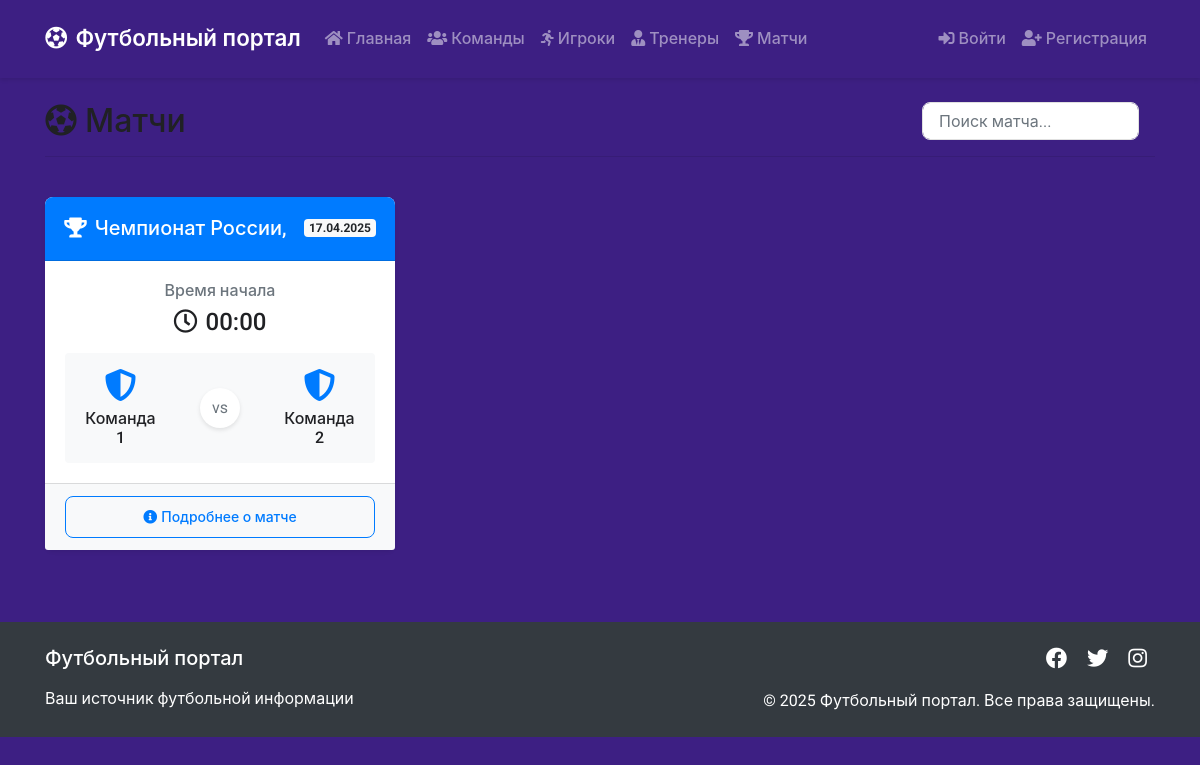
Screenshot of /matches with the database file from the repository.
### app.py (models this page shows, shortened)
class Match(db.Model):
    match_id = db.Column(db.Integer, primary_key=True)
    match_date = db.Column(db.DateTime, nullable=False)
    tournament = db.Column(db.String(100), nullable=False)

### app.py (the view)
@app.route('/matches')
def matches():
    matches = Match.query.all()
    return render_template('matches.html', title='Матчи', matches=matches)

### templates/matches.html (shortened to what this page needs)
{% extends "base.html" %}
{% block content %}
<div class="row mb-4">
    <div class="col-12">
        <div class="d-flex justify-content-between align-items-center">
            <h2 class="mb-0">
                <i class="fas fa-futbol mr-2"></i>Матчи
            </h2>
            <div class="d-flex align-items-center">
                <div class="search-box mr-3">
                    <input type="text" class="form-control" id="matchSearch" placeholder="Поиск матча...">
                </div>
            </div>
        </div>
        <hr class="mt-3">
    </div>
</div>
{% if matches %}
    <div class="row" id="matchesContainer">
        {% for match in matches %}
            <div class="col-md-6 col-lg-4 mb-4 match-card">
                <div class="card h-100 shadow-sm">
                    <div class="card-header bg-primary text-white">
                        <div class="d-flex justify-content-between align-items-center">
                            <h5 class="mb-0">
                                <i class="fas fa-trophy mr-2"></i>{{ match.tournament }}
                            </h5>
                            <span class="badge badge-light">
                                {{ match.match_date.strftime('%d.%m.%Y') }}
                            </span>
                        </div>
                    </div>
                    <div class="card-body">
                        <div class="text-center mb-3">
                            <h6 class="text-muted mb-2">Время начала</h6>
                            <h4 class="mb-0">
                                <i class="far fa-clock mr-2"></i>{{ match.match_date.strftime('%H:%M') }}
                            </h4>
                        </div>
                        <div class="match-info p-3 bg-light rounded">
                            <div class="row align-items-center text-center">
                                <div class="col">
                                    <i class="fas fa-shield-alt fa-2x text-primary mb-2"></i>
                                    <h6 class="mb-0">Команда 1</h6>
                                </div>
                                <div class="col-auto">
                                    <div class="match-vs">
                                        <span class="text-muted">vs</span>
                                    </div>
                                </div>
                                <div class="col">
                                    <i class="fas fa-shield-alt fa-2x text-primary mb-2"></i>
                                    <h6 class="mb-0">Команда 2</h6>
                                </div>
                            </div>
                        </div>
                    </div>
                    <div class="card-footer bg-light">
                        <button class="btn btn-outline-primary btn-sm btn-block">
                            <i class="fas fa-info-circle mr-1"></i>Подробнее о матче
                        </button>
                    </div>
                </div>
            </div>
        {% endfor %}
    </div>
{% endif %}
{% endblock %}

### static/css/main.css (style rules this page uses)
:root { --primary-color: #1a73e8; --secondary-color: #34a853; --background-color: #3d1f83; --text-color: #202124; --border-radius: 8px; --transition-speed: 0.3s; }
body { font-family: 'Roboto', -apple-system, BlinkMacSystemFont, 'Segoe UI', Arial, sans-serif; color: var(--text-color); background-color: var(--background-color); line-height: 1.6; }
.card { border: none; box-shadow: 0 2px 8px rgba(0,0,0,0.1); border-radius: var(--border-radius); transition: transform var(--transition-speed); }
.card-header { border-top-left-radius: var(--border-radius) !important; border-top-right-radius: var(--border-radius) !important; background: var(--primary-color); padding: 1.2rem; }
.form-control { border-radius: var(--border-radius); padding: 0.75rem 1rem; border: 1px solid #e0e0e0; transition: border-color var(--transition-speed), box-shadow var(--transition-speed); }
.btn { padding: 0.6rem 1.5rem; font-weight: 500; border-radius: var(--border-radius); transition: all var(--transition-speed); }

### templates/matches.html (style rules this page uses)
.match-vs { width: 40px; height: 40px; display: flex; align-items: center; justify-content: center; background: #fff; border-radius: 50%; box-shadow: 0 2px 4px rgba(0,0,0,0.1); margin: 0 10px; }
.match-info { transition: transform 0.2s; }

### rows the page displays
Match: tournament "Чемпионат России,", match_date "17.04.2025", match_date "00:00"
